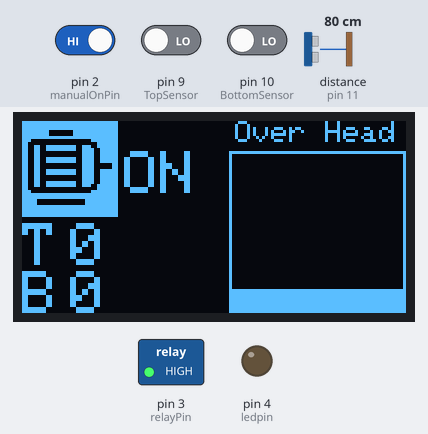
Simulated run of this sketch. Board: Arduino Uno, built with avr-gcc and run on an emulated ATmega328P. Shown: 128×64 one-colour display, switched loads named in the sketch (green lamp = pin HIGH), output pins drawn as LEDs (lit = HIGH). The inputs (shaded band) are chosen by the test bench; at power-on: pin 2 (manualOnPin) HIGH, distance to the obstacle (sensor on pin 11) 80 cm, pin 9 (TopSensor) LOW, pin 10 (BottomSensor) LOW. The echo pulse lasts 58.3 µs per cm; pins used as bus, display or sensor lines are not drawn.

Above: at 14.0 s.
14.1 s: pin 2 (manualOnPin) driven LOW
At 14.7 s:
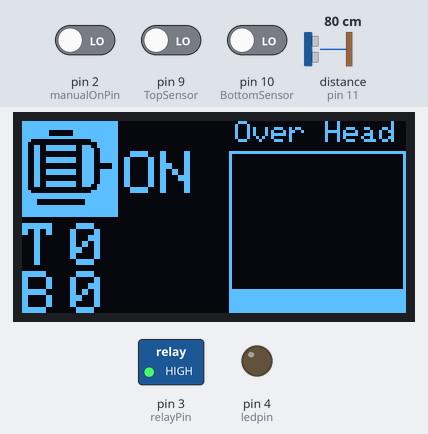
15.6 s: distance to the obstacle (sensor on pin 11) set to 2 cm
At 16.2 s:
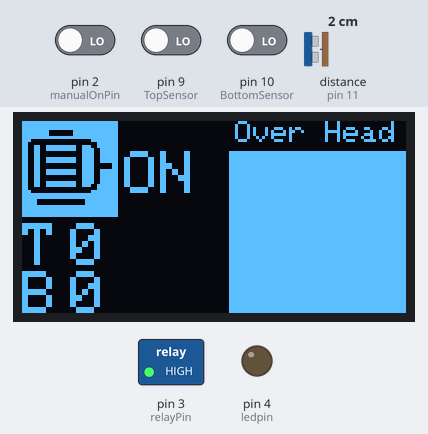
17.1 s: pin 9 (TopSensor) driven HIGH
At 18.0 s:
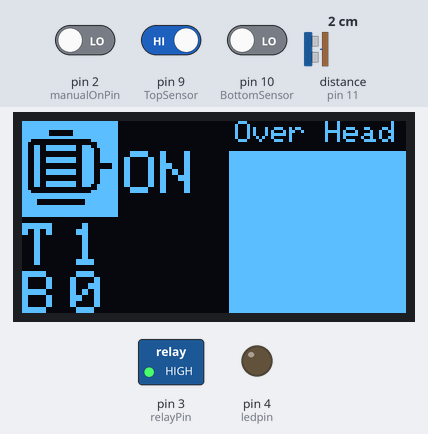
18.6 s: pin 10 (BottomSensor) driven HIGH
At 19.8 s:
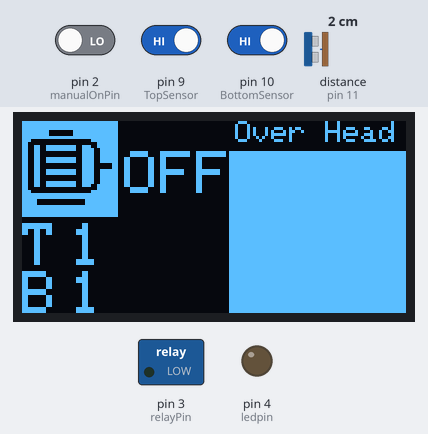
20.1 s: distance to the obstacle (sensor on pin 11) set to 18 cm
At 20.7 s:
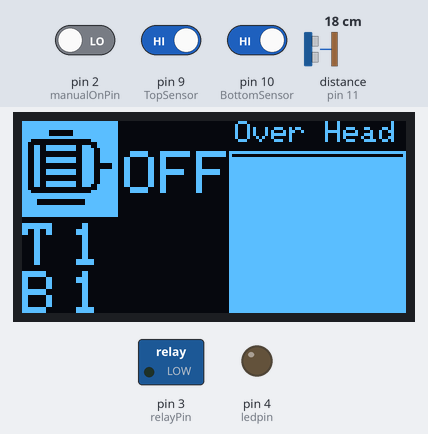
21.6 s: pin 9 (TopSensor) driven LOW
At 23.0 s:
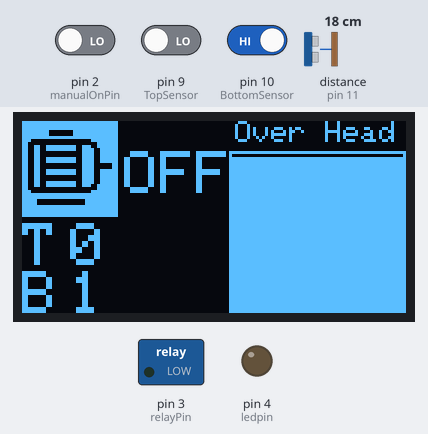
Timing chart, 0 to 24.1 s (numbered marks = the images above; inputs shaded):
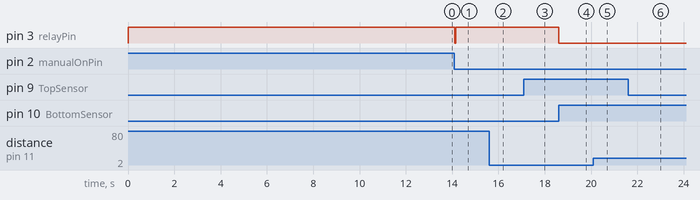

Measured:
- after the input at 14.1 s, pin 3 (relayPin): HIGH → LOW at once, → HIGH 0.04 s later
- after the input at 15.6 s, the display: changes at once (image 2)
- after the input at 17.1 s, the display: changes after 0.05 s (image 3)
- after the input at 18.6 s, pin 3 (relayPin): HIGH → LOW at once; the display: changes at once (image 4)
- after the input at 20.1 s, the display: changes after 0.06 s (image 5)
- after the input at 21.6 s, the display: changes at once (image 6)

The sketch:

arduino_master_lcd_wired.ino
```cpp
//************************************************************
// Water Level Controller V 1.0
//
// Master LCD Program
//************************************************************

// Necessary Libraries
#include <ArduinoJson.h>
#include <SPI.h>
#include <Wire.h>
#include <Adafruit_GFX.h>
#include <Adafruit_SSD1306.h>

// Necessary for OLED Display
#define SCREEN_WIDTH 128 // OLED display width, in pixels
#define SCREEN_HEIGHT 64 // OLED display height, in pixels

// Define Trig and Echo pin:
#define manualOnPin 2
#define relayPin 3
#define ledpin 4
#define TopSensor 9
#define BottomSensor 10
#define echoPin 11
#define trigPin 12

// Declaration for an SSD1306 display connected to I2C (SDA, SCL pins)
Adafruit_SSD1306 display(SCREEN_WIDTH, SCREEN_HEIGHT, &Wire, -1);

// Define variables:
long duration;
int distance;
int tankEmpty = 90;
bool relay_status = false;
int relay_state = HIGH;
char* motor_status = "";
int button_reading;           // the current reading from the input pin
int previous = HIGH;    // the previous reading from the input pin
long timeButton = 0;         // the last time the output pin was toggled
long debounce = 200;   // the debounce time, increase if the output flickers

const unsigned char MainLogo [] PROGMEM = {
  0xfe, 0x0f, 0xfc, 0xff, 0xfe, 0x0f, 0xf8, 0xff, 0xfe, 0x0f, 0xf8, 0x7f, 0xfe, 0x0f, 0xf0, 0x7f,
  0xfe, 0x0f, 0xe0, 0x3f, 0xfe, 0x0f, 0xe0, 0x1f, 0xf0, 0x01, 0xc0, 0x1f, 0xf0, 0x03, 0x80, 0x0f,
  0xf8, 0x03, 0xf0, 0x7f, 0xfc, 0x07, 0xf0, 0x7f, 0xfc, 0x0f, 0xf0, 0x7f, 0xfe, 0x0f, 0xf0, 0x7f,
  0xff, 0x1f, 0xf0, 0x7f, 0xff, 0x3f, 0xf0, 0x7f, 0xff, 0xff, 0xff, 0xff, 0xff, 0xff, 0xff, 0xff,
  0xff, 0xff, 0xff, 0xff, 0xff, 0xff, 0xff, 0xff, 0xe3, 0xe3, 0xc7, 0xc7, 0xc0, 0x81, 0x81, 0x03,
  0xc8, 0x00, 0x00, 0x13, 0xfe, 0x3c, 0x3c, 0x7f, 0xff, 0xff, 0xff, 0xff, 0xe3, 0xe3, 0xc7, 0xc7,
  0xc0, 0x81, 0x81, 0x03, 0xc8, 0x08, 0x10, 0x13, 0xfe, 0x3c, 0x3c, 0x7f, 0xff, 0xff, 0xff, 0xff,
  0xe3, 0xe3, 0xc7, 0xc7, 0xc0, 0x81, 0x81, 0x03, 0xc8, 0x08, 0x10, 0x13, 0xfc, 0x3c, 0x3c, 0x3f
};

const unsigned char Motoricon [] PROGMEM = {
  0xff, 0xff, 0xff, 0xff, 0xff, 0xff, 0xff, 0xff, 0xff, 0xff, 0xff, 0xff, 0xff, 0x80, 0x7f, 0xff,
  0xff, 0x80, 0x7f, 0xff, 0xff, 0xff, 0xff, 0xff, 0xe0, 0x00, 0x01, 0xff, 0xc0, 0x00, 0x00, 0x7f,
  0xcc, 0xff, 0xce, 0x7f, 0xcc, 0xff, 0xcf, 0x3f, 0xcc, 0x00, 0x0f, 0x3f, 0xcc, 0x00, 0x0f, 0x3f,
  0xcc, 0xff, 0xcf, 0x3f, 0xcc, 0xff, 0xcf, 0x3f, 0xcc, 0x00, 0x0f, 0x03, 0xcc, 0x00, 0x0f, 0x03,
  0xcc, 0xff, 0xcf, 0x3f, 0xcc, 0xff, 0xcf, 0x3f, 0xcc, 0x00, 0x0f, 0x3f, 0xcc, 0x00, 0x0f, 0x3f,
  0xcc, 0xff, 0xcf, 0x3f, 0xcc, 0xff, 0xce, 0x7f, 0xc0, 0x00, 0x00, 0x7f, 0xe0, 0x00, 0x01, 0xff,
  0xff, 0xff, 0xff, 0xff, 0xff, 0xff, 0xff, 0xff, 0xf8, 0x00, 0x07, 0xff, 0xf8, 0x00, 0x07, 0xff,
  0xff, 0xff, 0xff, 0xff, 0xff, 0xff, 0xff, 0xff, 0xff, 0xff, 0xff, 0xff, 0xff, 0xff, 0xff, 0xff
};

unsigned long previousTimeOled = millis();
long timeIntervalOled = 1;

unsigned long previousTimeMotor = millis();
long timeIntervalMotor = 1;

unsigned long previousTimeManual = millis();
long timeIntervalManual = 1;

// Setup
void setup() {
  // Begin Serial communication at a baudrate of 9600:
  Serial.begin(115200);

  // Define inputs and outputs
  pinMode(trigPin, OUTPUT);
  pinMode(echoPin, INPUT);
  pinMode(TopSensor, INPUT);
  pinMode(BottomSensor, INPUT);
  pinMode(ledpin, OUTPUT);
  digitalWrite(ledpin, LOW);
  pinMode(relayPin, OUTPUT);
  digitalWrite(relayPin, HIGH);
  display.begin(SSD1306_SWITCHCAPVCC, 0x3C);// initialize with the I2C addr 0x3D (for the 128x64)
  display.clearDisplay();

  displayBoot();
  displayProgressBar();
  // Clear the buffer.
  display.clearDisplay();
}

//Loop
void loop() {
  unsigned long currentTime = millis();
  // task 1
  if(currentTime - previousTimeOled > timeIntervalOled) {
    previousTimeOled = currentTime;
    //Read ultrasonic
    ultrasonicRead();
    display.clearDisplay();
    //Display Motor Status
    motorDisplayFunction();
    //Display Over Head Tank Level
    displayOhtLevel(SCREEN_HEIGHT, distance);
    display.display();
  }

  // task 2
  if(currentTime - previousTimeMotor > timeIntervalMotor) {
    previousTimeMotor = currentTime;
    //Set Motor status
    motorFunction();
  }

  // task 3
  if(currentTime - previousTimeManual > timeIntervalManual) {
    previousTimeManual = currentTime;
    //Manual Trigger
    manualTrigger();
  }
}

void displayBoot() {
  // Display bitmap
  display.drawBitmap(48, 0,  MainLogo, 32, 32, WHITE);
  display.setTextColor(WHITE);
  display.setTextSize(1);
  display.setCursor(35, 38);
  display.print("Water Level");
  display.setCursor(20, 50);
  display.print("Controller V1.0");
  display.display();
}

void displayProgressBar() {
  displayBoot();
  for (int p1 = 0; p1 <= 100; p1++) {
    drawProgressbar( 0, 58, 128, 6,p1);
    delay(100);
    display.display();
  }
}

void drawProgressbar(int x,int y, int width,int height, int progress) {
   progress = progress > 100 ? 100 : progress;
   progress = progress < 0 ? 0 :progress;
   float bar = ((float)(width) / 100) * progress;
   display.fillRect(x+2, y+2, bar , height, WHITE);
}

//Functions
void ultrasonicRead(){
  digitalWrite(echoPin, LOW);   // set the echo pin LOW
  digitalWrite(trigPin, LOW);   // set the trigger pin LOW
  delayMicroseconds(2);
  digitalWrite(trigPin, HIGH);  // set the trigger pin HIGH for 10μs
  delayMicroseconds(10);
  digitalWrite(trigPin, LOW);
  duration = pulseIn(echoPin, HIGH);  // measure the echo time (μs)
  distance = duration*0.034/2;   // convert echo time to distance (cm)
}

void displayOhtLevel(int height, int ohtLevel) {
  int final_height = ((height*ohtLevel)/tankEmpty);
  if(final_height <= 10) {
    final_height = 10;
  }
  if(final_height > 64) {
    final_height = 64;
  }
  display.setTextSize(1);
  display.setCursor(71,0);
  display.print("Over Head");
  display.drawRect(69, 10, 59, 54, WHITE);
  display.fillRect(69, final_height, 59, 54, WHITE);
}

void motorFunction() {
  if(digitalRead(TopSensor) == HIGH && digitalRead(BottomSensor) == HIGH){
    //Both level low
    relay_status = false;
    relay_state = LOW;
  } else {
    if(digitalRead(TopSensor) == LOW && digitalRead(BottomSensor) == LOW){
      //Bottom level high & top level high
      relay_status = true;
      relay_state = HIGH;
    }
  }
  digitalWrite(relayPin, relay_state);
}

void manualTrigger() {
  button_reading = digitalRead(manualOnPin);
  // if the input just went from LOW and HIGH and we've waited long enough
  // to ignore any noise on the circuit, toggle the output pin and remember
  // the time
  if (button_reading == LOW && previous == HIGH && millis() - timeButton > debounce) {
    if (relay_status == true) {
      relay_status = false;
      relay_state = LOW; }
    else {
      relay_status = true;
      relay_state = HIGH; }

    timeButton = millis();
  }
  digitalWrite(relayPin, relay_state);
  previous = button_reading;
}

void motorDisplayFunction() {
  motor_status = "";
  if(relay_status) {
    motor_status = "ON";
  } else {
    motor_status = "OFF";
  }
  display.setTextSize(2);
  display.setTextColor(WHITE);
  display.drawBitmap(0, 0,  Motoricon, 32, 32, WHITE);
  display.setTextSize(2);
  display.setCursor(34,10);
  display.print(motor_status);

  display.setCursor(0,34);
  display.print("T");
  display.setCursor(16,34);
  display.print(digitalRead(TopSensor));
  display.setCursor(0,50);
  display.print("B");
  display.setCursor(16,50);
  display.print(digitalRead(BottomSensor));
  display.setCursor(34,34);
}
```
